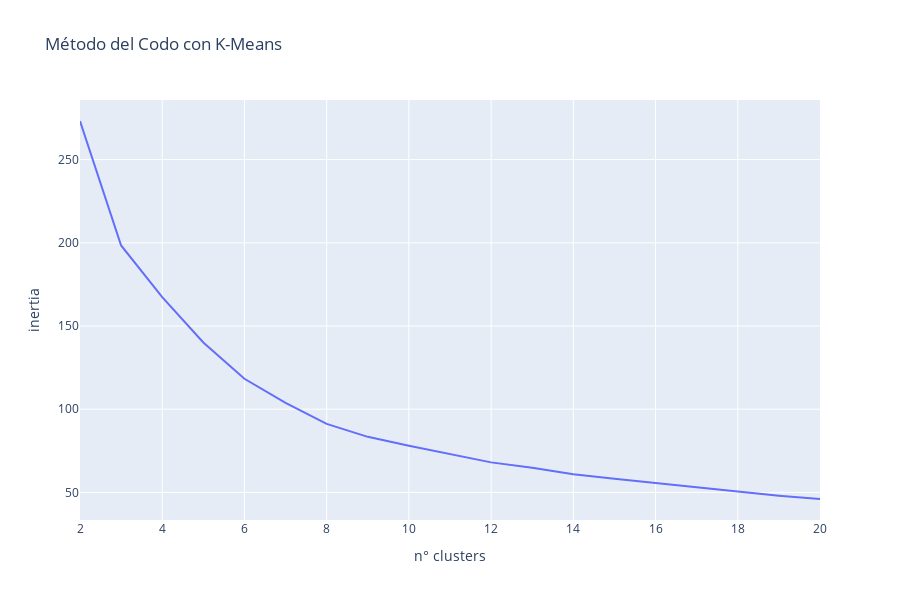

Notebook code for this chart:
### Code cell
px.line(
    inertias,
    x="n° clusters",
    y="inertia",
    title="Método del Codo con K-Means",
    height=600,
)

### Figure 1 — Plotly figure (JSON) as saved in the notebook; plotly's stock layout.template omitted (floating-point values rounded to 4 significant figures)
{"data": [{"hovertemplate": "n° clusters=%{x}<br>inertia=%{y}<extra></extra>", "legendgroup": "", "line": {"color": "#636efa", "dash": "solid"}, "marker": {"symbol": "circle"}, "mode": "lines", "name": "", "orientation": "v", "showlegend": false, "type": "scatter", "x": [2, 3, 4, 5, 6, 7, 8, 9, 10, 11, 12, 13, 14, 15, 16, 17, 18, 19, 20], "xaxis": "x", "y": [273.2, 198.4, 167.3, 140.1, 118.3, 103.8, 91.15, 83.4, 78.0, 72.82, 68.05, 64.78, 60.85, 58.16, 55.65, 52.79, 50.45, 48.04, 46.04], "yaxis": "y"}], "layout": {"height": 600, "legend": {"tracegroupgap": 0}, "title": {"text": "Método del Codo con K-Means"}, "xaxis": {"anchor": "y", "domain": [0, 1], "title": {"text": "n° clusters"}}, "yaxis": {"anchor": "x", "domain": [0, 1], "title": {"text": "inertia"}}}}
